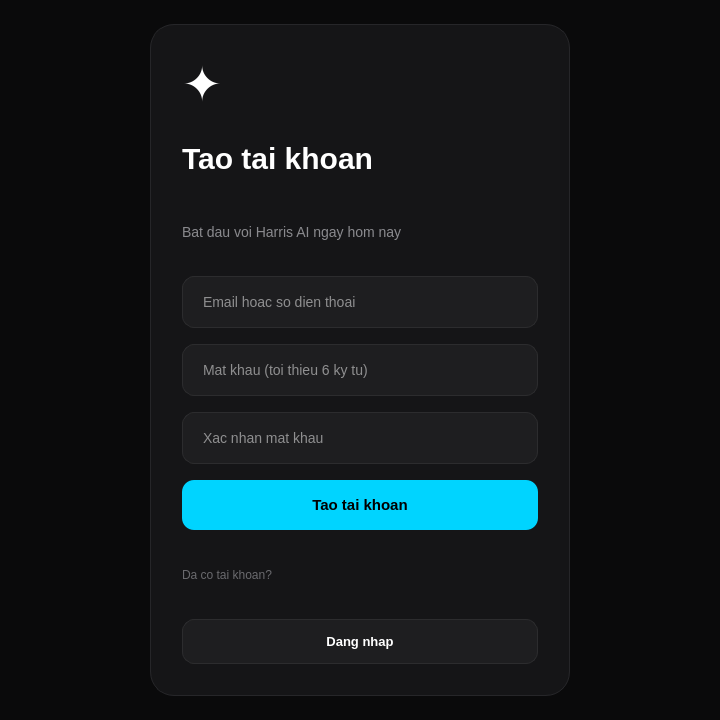
<?xml version="1.0" encoding="UTF-8"?>
<ui version="4.0">
 <class>RegisterWindow</class>
 <widget class="QMainWindow" name="RegisterWindow">
  <property name="geometry"><rect><x>0</x><y>0</y><width>720</width><height>720</height></rect></property>
  <property name="windowTitle"><string>Harris - Register</string></property>
  <property name="styleSheet"><string notr="true">
QMainWindow { background-color: #0A0A0B; }
QWidget#centralwidget { background-color: #0A0A0B; }
QWidget#card { background-color: #151517; border: 1px solid #262629; border-radius: 24px; }
QLabel#lblLogo { font-size: 48px; color: #FFFFFF; background: transparent; }
QLabel#lblTitle { font-size: 30px; font-weight: 800; color: #FFFFFF; background: transparent; }
QLabel#lblSubtitle { font-size: 14px; color: #8A8A8E; background: transparent; }
QLineEdit { background-color: #1E1E20; color: #FFFFFF; border: 1px solid #2C2C2E; border-radius: 12px; padding: 16px 18px; font-size: 14px; }
QLineEdit:focus { border: 1px solid #00D4FF; background-color: #232325; }
QPushButton#btnRegister { background-color: #00D4FF; color: #000000; border-radius: 12px; padding: 16px; font-size: 15px; font-weight: 700; }
QPushButton#btnRegister:hover { background-color: #00E0FF; }
QPushButton#btnGoLogin { background-color: #1E1E20; color: #FFFFFF; border: 1px solid #2C2C2E; border-radius: 12px; padding: 14px; font-size: 13px; font-weight: 600; }
QPushButton#btnGoLogin:hover { background-color: #262629; }
QLabel#lblQuestion { color: #6A6A6E; font-size: 12px; background: transparent; }
</string></property>
  <widget class="QWidget" name="centralwidget">
   <layout class="QVBoxLayout" name="vlRoot">
    <property name="leftMargin"><number>24</number></property>
    <property name="topMargin"><number>24</number></property>
    <property name="rightMargin"><number>24</number></property>
    <property name="bottomMargin"><number>24</number></property>
    <item alignment="Qt::AlignHCenter">
     <widget class="QWidget" name="card" native="true">
      <property name="minimumSize"><size><width>420</width><height>600</height></size></property>
      <property name="maximumSize"><size><width>420</width><height>680</height></size></property>
      <layout class="QVBoxLayout" name="vlCard">
       <property name="spacing"><number>16</number></property>
       <property name="leftMargin"><number>32</number></property>
       <property name="topMargin"><number>32</number></property>
       <property name="rightMargin"><number>32</number></property>
       <property name="bottomMargin"><number>32</number></property>
       <item><widget class="QLabel" name="lblLogo"><property name="text"><string>✦</string></property></widget></item>
       <item><widget class="QLabel" name="lblTitle"><property name="text"><string>Tao tai khoan</string></property></widget></item>
       <item><widget class="QLabel" name="lblSubtitle"><property name="text"><string>Bat dau voi Harris AI ngay hom nay</string></property></widget></item>
       <item><widget class="QLineEdit" name="txtEmail"><property name="placeholderText"><string>Email hoac so dien thoai</string></property></widget></item>
       <item><widget class="QLineEdit" name="txtPassword"><property name="echoMode"><enum>QLineEdit::Password</enum></property><property name="placeholderText"><string>Mat khau (toi thieu 6 ky tu)</string></property></widget></item>
       <item><widget class="QLineEdit" name="txtPasswordConfirm"><property name="echoMode"><enum>QLineEdit::Password</enum></property><property name="placeholderText"><string>Xac nhan mat khau</string></property></widget></item>
       <item><widget class="QPushButton" name="btnRegister"><property name="text"><string>Tao tai khoan</string></property></widget></item>
       <item><widget class="QLabel" name="lblQuestion"><property name="text"><string>Da co tai khoan?</string></property></widget></item>
       <item><widget class="QPushButton" name="btnGoLogin"><property name="text"><string>Dang nhap</string></property></widget></item>
      </layout>
     </widget>
    </item>
   </layout>
  </widget>
 </widget>
 <resources/><connections/>
</ui>
